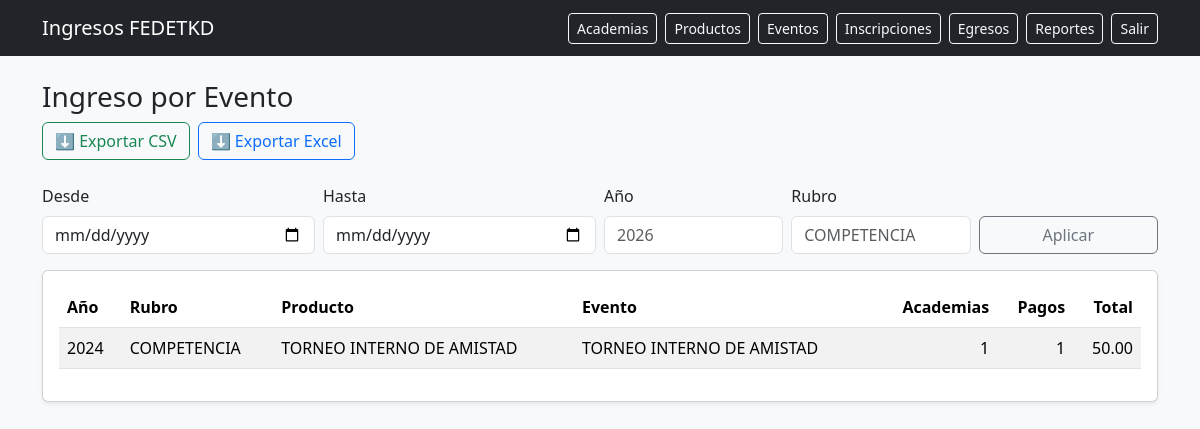
Screenshot of /reportes/eventos (signed in) with the database file from the repository.
### app/models/eventos.py (models this page shows)
class Evento(TimestampMixin, db.Model):
    __tablename__ = "eventos"
    id = db.Column(db.Integer, primary_key=True)
    producto_id = db.Column(db.Integer, db.ForeignKey("productos_servicio.id"), nullable=False, index=True)
    nombre = db.Column(db.String(190), nullable=False)
    anio = db.Column(db.Integer, nullable=False, index=True)
    sede = db.Column(db.String(150), nullable=True)
    fecha_inicio = db.Column(db.Date, nullable=True)
    fecha_fin = db.Column(db.Date, nullable=True)
    estado = db.Column(db.String(20), nullable=False, default="BORRADOR")
    valor_base = db.Column(db.Numeric(10, 2), nullable=False, default=0)
    producto = db.relationship("ProductoServicio", backref=db.backref("eventos", lazy=True))

### app/blueprints/reportes/routes.py (the view, shortened to what this page needs)
@bp.route("/eventos")
@login_required
def eventos():
    f = _get_filters()
    rubro = (request.args.get("rubro") or "").strip().upper()  # ej: COMPETENCIA
    q = (
        db.session.query(
            Evento.id,
            Evento.anio,
            Rubro.codigo.label("rubro"),
            ProductoServicio.nombre.label("producto"),
            Evento.nombre.label("evento"),
            func.coalesce(func.sum(Pago.valor), 0).label("total"),
            func.count(distinct(Inscripcion.academia_id)).label("academias"),
            func.count(Pago.id).label("pagos"),
        )
        .join(Inscripcion, Inscripcion.evento_id == Evento.id)
        .join(Pago, Pago.inscripcion_id == Inscripcion.id)
        .join(ProductoServicio, ProductoServicio.id == Evento.producto_id)
        .join(Rubro, Rubro.id == ProductoServicio.rubro_id)
        .group_by(Evento.id, Evento.anio, Rubro.codigo, ProductoServicio.nombre, Evento.nombre)
        .order_by(func.sum(Pago.valor).desc())
    )
    q = _apply_filters(q, f)
    if rubro:
        q = q.filter(Rubro.codigo == rubro)
    rows = q.all()
    export = (request.args.get("export") or "").lower()
    return render_template("reportes/eventos.html", rows=rows, filtros=f, rubro=rubro)

### app/blueprints/reportes/routes.py (called while the page is built)
def _get_filters():
    return {
        "desde": request.args.get("desde"),          # YYYY-MM-DD
        "hasta": request.args.get("hasta"),          # YYYY-MM-DD
        "anio": request.args.get("anio", type=int),
        "academia_id": request.args.get("academia_id", type=int),
        "evento_id": request.args.get("evento_id", type=int),
    }

def _apply_filters(query, f):
    if f["desde"]:
        query = query.filter(Pago.fecha_pago >= f["desde"])
    if f["hasta"]:
        query = query.filter(Pago.fecha_pago <= f["hasta"])
    if f["anio"]:
        query = query.filter(Evento.anio == f["anio"])
    if f["academia_id"]:
        query = query.filter(Academia.id == f["academia_id"])
    if f["evento_id"]:
        query = query.filter(Evento.id == f["evento_id"])
    return query

### app/models/auth.py (called while the page is built)
@login_manager.user_loader
def load_user(user_id: str):
    return User.query.get(int(user_id))

### app/templates/reportes/eventos.html (shortened to what this page needs)
{% extends "base.html" %}
{% block content %}
<h3>Ingreso por Evento</h3>
<form class="row g-2 mb-3" method="get">
    {% include "reportes/_export.html" %}
  <div class="col-md-3">
    <label class="form-label">Desde</label>
    <input type="date" class="form-control" name="desde" value="{{ filtros.desde or '' }}">
  </div>
  <div class="col-md-3">
    <label class="form-label">Hasta</label>
    <input type="date" class="form-control" name="hasta" value="{{ filtros.hasta or '' }}">
  </div>
  <div class="col-md-2">
    <label class="form-label">Año</label>
    <input class="form-control" name="anio" value="{{ filtros.anio or '' }}" placeholder="2026">
  </div>
  <div class="col-md-2">
    <label class="form-label">Rubro</label>
    <input class="form-control" name="rubro" value="{{ rubro or '' }}" placeholder="COMPETENCIA">
  </div>
  <div class="col-md-2 d-flex align-items-end">
    <button class="btn btn-outline-secondary w-100">Aplicar</button>
  </div>
</form>
<div class="card shadow-sm">
  <div class="card-body">
    <table class="table table-striped align-middle">
      <thead>
        <tr>
          <th>Año</th>
          <th>Rubro</th>
          <th>Producto</th>
          <th>Evento</th>
          <th class="text-end">Academias</th>
          <th class="text-end">Pagos</th>
          <th class="text-end">Total</th>
        </tr>
      </thead>
      <tbody>
      {% for r in rows %}
        <tr>
          <td>{{ r.anio }}</td>
          <td>{{ r.rubro }}</td>
          <td>{{ r.producto }}</td>
          <td>{{ r.evento }}</td>
          <td class="text-end">{{ r.academias }}</td>
          <td class="text-end">{{ r.pagos }}</td>
          <td class="text-end">{{ "%.2f"|format(r.total) }}</td>
        </tr>
      {% endfor %}
      </tbody>
    </table>
  </div>
</div>
{% endblock %}

### rows the page displays
Evento: anio "2024", rubro "COMPETENCIA", producto "TORNEO INTERNO DE AMISTAD", evento "TORNEO INTERNO DE AMISTAD", academias "1", pagos "1", total "50.00"
